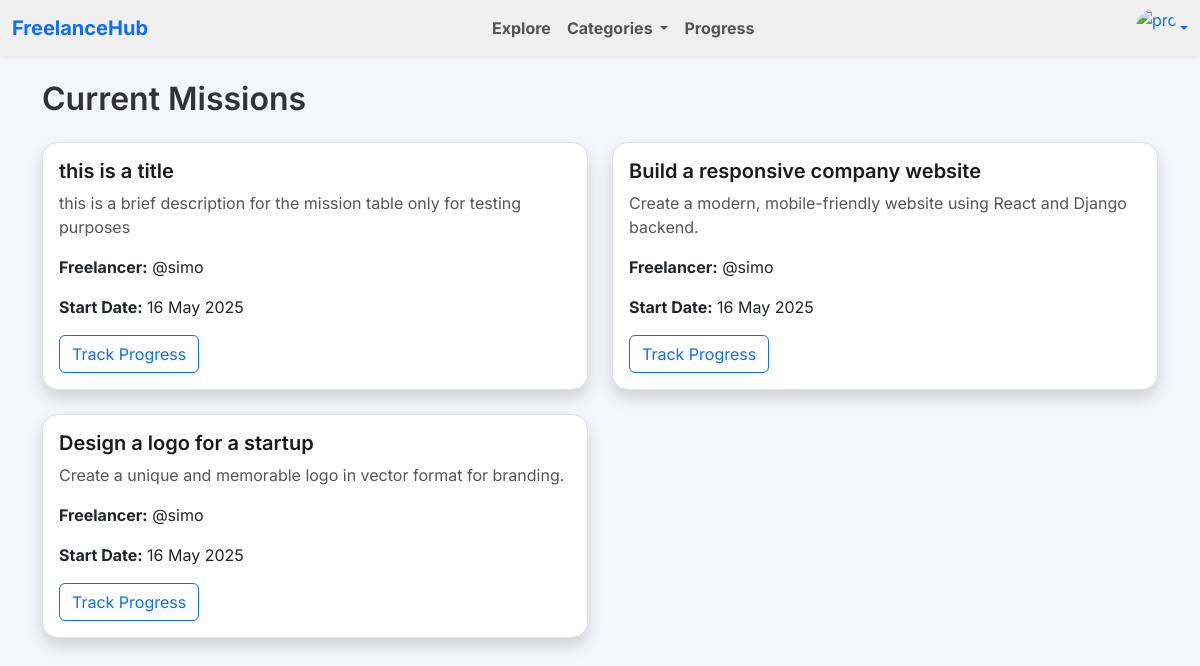
/freelancer/missions/current/ (signed in), run on an earlier commit of the app's database.
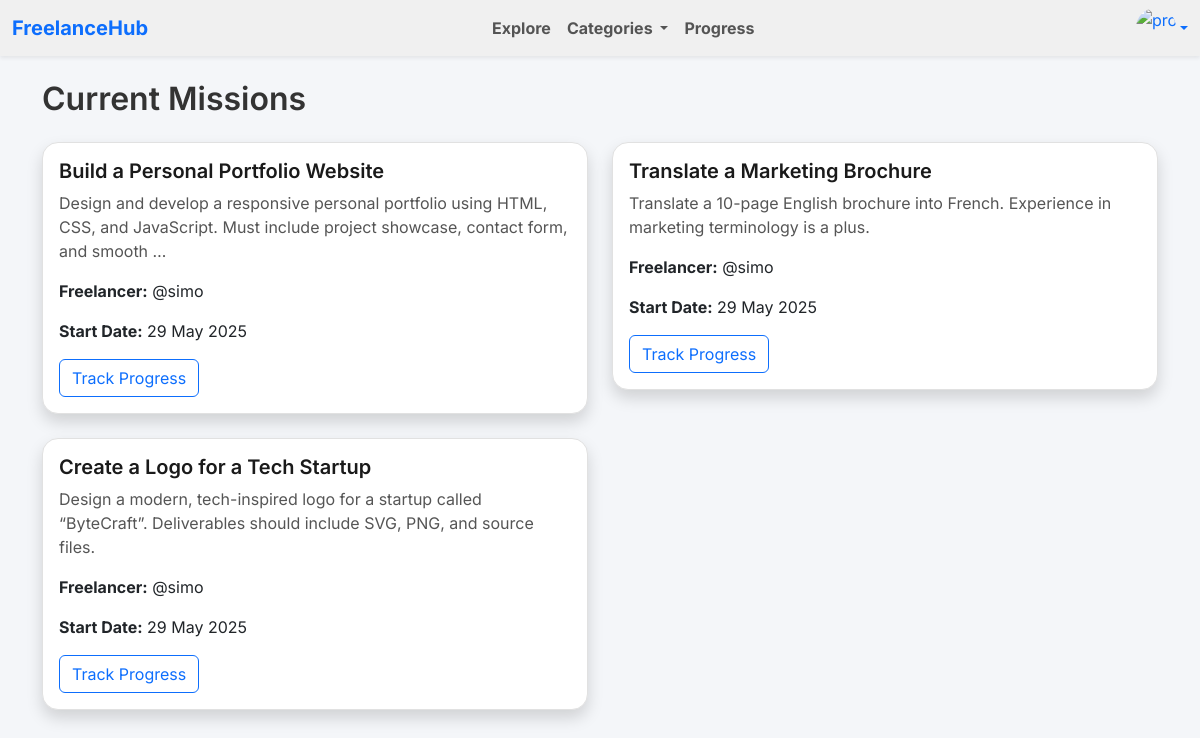
And on a later commit of the database.
### client/models.py (models this page shows, shortened)
class Mission(models.Model):
    LEVEL_CHOICES = [
        ('beginner', 'Beginner'),
        ('intermediate', 'Intermediate'),
        ('expert', 'Expert'),
    ]
    CATEGORY_CHOICES = [
        ('web_dev', 'Web Development'),
        ('design', 'Design'),
        ('writing', 'Writing'),
        ('marketing', 'Marketing'),
        ('other', 'other'),
    ]
    STATUS_CHOICES = [
        ('open', 'Open'),
        ('in_progress', 'In Progress'),
        ('completed', 'Completed'),
    ]
    client = models.ForeignKey(Client, on_delete=models.CASCADE, related_name='missions')
    title = models.CharField(max_length=255)
    description = models.TextField(blank=True)
    ai_tasks = models.TextField(blank=True)
    price = models.DecimalField(max_digits=8, decimal_places=2)
    category = models.CharField(max_length=255, choices=CATEGORY_CHOICES, default='other')
    level = models.CharField(max_length=15, choices=LEVEL_CHOICES, default='unknown')
    status = models.CharField(max_length=255, choices=STATUS_CHOICES, default='open')
    created_at = models.DateTimeField(auto_now_add=True)

class Application(models.Model):
    STATUS_CHOICES = [
        ('accepted', 'Accepted'),
        ('rejected', 'Rejected'),
        ('none', 'None'),
    ]
    mission = models.ForeignKey(Mission, on_delete=models.CASCADE, related_name='applications')
    applicant = models.ForeignKey(User, on_delete=models.CASCADE, related_name='applicant')
    status = models.CharField(max_length=255, choices=STATUS_CHOICES, default='none')
    content = models.TextField()
    created_at = models.DateTimeField(auto_now_add=True)

### freelancer/views.py (the view)
# urls.py: path('missions/current/', views.current_missions, name='current_missions'),
def current_missions(request):
    user = request.user
    group = user.groups.first().name if user.groups.exists() else None
    if group == 'freelancer':
        current_applications = Application.objects.select_related('mission').filter(
            applicant=user,
            status='accepted',
            mission__status='in_progress'
        )
        return render(request, 'freelancer/current_missions.html', {
            'applications': current_applications,
            'user_role': 'freelancer'
        })
    elif group == 'client':
        current_missions = Mission.objects.prefetch_related('applications').filter(
            client=user.client_profile,  # Adjust if your model is different
            status='in_progress'
        )
        return render(request, 'freelancer/current_missions.html', {
            'missions': current_missions,
            'user_role': 'client'
        })
    else:
        return render(request, 'freelancer/current_missions.html', {
            'error': "Unauthorized user type."
        })

### freelancer/templatetags/filename_filters.py (called while the page is built)
@register.filter
def get_accepted(applications):
    return applications.filter(status='accepted').first()

### freelancer/templates/freelancer/current_missions.html
{% extends 'main.html' %}
{% load filename_filters %}
{% block nav %}
    {% include "navbar.html" with logged_in=True %}
{% endblock %}
{% block content %}
    <div class="container mt-4">
        <h2 class="mb-4">Current Missions</h2>
        {% if user_role == 'freelancer' %}
            {% if applications %}
                <div class="row">
                    {% for app in applications %}
                        <div class="col-md-6 mb-4">
                            <div class="card shadow">
                                <div class="card-body">
                                    <h5 class="card-title">{{ app.mission.title }}</h5>
                                    <p class="card-text">{{ app.mission.description|truncatewords:20 }}</p>
                                    <p><strong>Client:</strong> @{{ app.mission.client.user.username }}</p>
                                    <p><strong>Start Date:</strong> {{ app.mission.created_at|date:"d M Y" }}</p>
                                    <a href="{% url 'freelancer:mission_detail' app.mission.id %}"
                                       class="btn btn-primary">View Details</a>
                                </div>
                            </div>
                        </div>
                    {% endfor %}
                </div>
            {% else %}
                <p class="text-muted">You are not working on any missions at the moment.</p>
            {% endif %}
        {% elif user_role == 'client' %}
            {% if missions %}
                <div class="row">
                    {% for mission in missions %}
                        <div class="col-md-6 mb-4">
                            <div class="card shadow">
                                <div class="card-body">
                                    <h5 class="card-title">{{ mission.title }}</h5>
                                    <p class="card-text">{{ mission.description|truncatewords:20 }}</p>
                                    <p><strong>Freelancer:</strong>
                                        {% with accepted=mission.applications.all|get_accepted %}
                                            @{{ accepted.applicant.username }}
                                        {% endwith %}
                                    </p>
                                    <p><strong>Start Date:</strong> {{ mission.created_at|date:"d M Y" }}</p>
                                    <a href="{% url 'freelancer:mission_detail' mission.id %}"
                                       class="btn btn-outline-primary">Track Progress</a>
                                </div>
                            </div>
                        </div>
                    {% endfor %}
                </div>
            {% else %}
                <p class="text-muted">No ongoing missions at the moment.</p>
            {% endif %}
        {% else %}
            <p class="text-danger">Unauthorized access.</p>
        {% endif %}
    </div>
{% endblock %}

What changed in the data, as far as the page shows it:
removed Mission: title "this is a title", description "this is a brief description for the mission table only for testing purposes", applications.applicant.username "simo", created_at "16 May 2025"
removed Mission: title "Build a responsive company website", description "Create a modern, mobile-friendly website using React and Django backend.", applications.applicant.username "simo", created_at "16 May 2025"
removed Mission: title "Design a logo for a startup", description "Create a unique and memorable logo in vector format for branding.", applications.applicant.username "simo", created_at "16 May 2025"
added Mission: title "Build a Personal Portfolio Website", description "Design and develop a responsive personal portfolio using HTML, CSS, and JavaScript. Must include project showcase, contact form, and smooth …", applications.applicant.username "simo", created_at "29 May 2025"
added Mission: title "Translate a Marketing Brochure", description "Translate a 10-page English brochure into French. Experience in marketing terminology is a plus.", applications.applicant.username "simo", created_at "29 May 2025"
added Mission: title "Create a Logo for a Tech Startup", description "Design a modern, tech-inspired logo for a startup called “ByteCraft”. Deliverables should include SVG, PNG, and source files.", applications.applicant.username "simo", created_at "29 May 2025"
